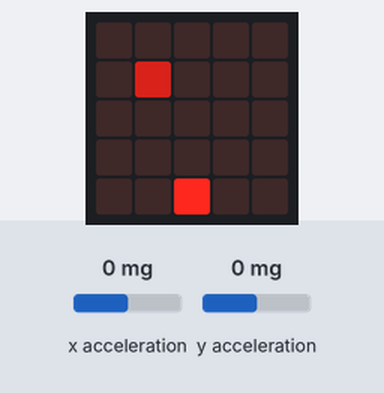
Bench run of a program on a simulated BBC micro:bit running MicroPython. Shown: the board's 5×5 LED display. The test bench sets the inputs (shaded band); at power-on: x acceleration 0 mg, y acceleration 0 mg. Random numbers come from a fixed seed. At 11.1 s the program stops and its outputs stay as they are.

Above: at 1.2 s.
1.3 s: x acceleration set to -1440 mg
At 1.9 s:
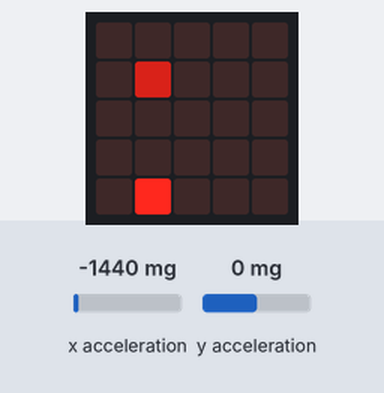
4.3 s: y acceleration set to -1440 mg
At 4.9 s:
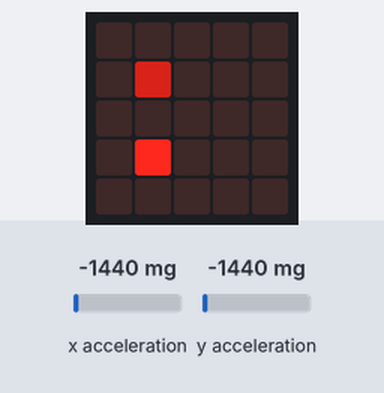
7.3 s: y acceleration set to -750 mg
At 10.2 s:
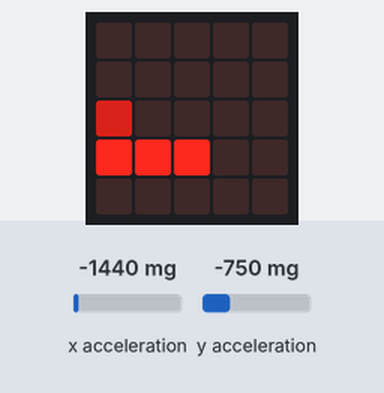
10.3 s: x acceleration set to 1440 mg
At 12.1 s:
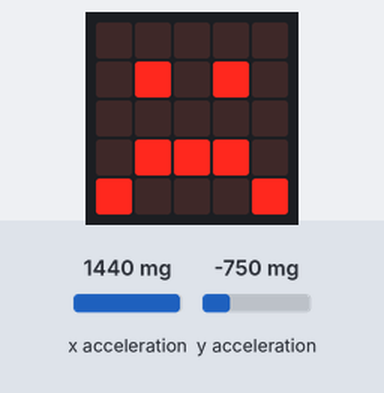
Timing chart, 0 to 12.6 s (numbered marks = the images above; inputs shaded):
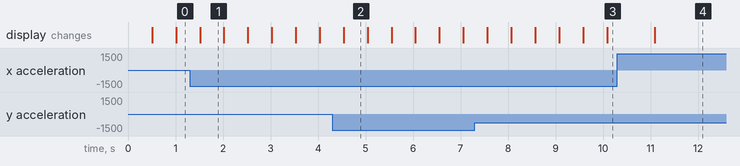

The program:

Snake_Game_Final.py
```python
from microbit import *
from random import randint

class Snake:
    """ This class contains the functions that operate
        on our game as well as the state of the game.
        It's a handy way to link the two.
    """

    def __init__(self):
        """ Special function that runs when you create
            a "Snake", ie. when you run
                game = Snake()
            init stands for "Initialisation"
        """
        ## UNCOMMENT AND FILL IN THE # LINES BELOW WITH START VALUES
        ## current direction is a string with up, down, left or right
        self.current_direction = "up"
        ## snake is a list of the pixels that the snake is at
        self.snake = [[2, 2]]
        ## food is the co-ords of the current food
        self.food = [1,1]
        ## whether or not to end the game, used after update
        self.end = False
        pass

    def handle_input(self):
        """ We'll use this function to take input from the
            user to control which direction the snake is going
            in.
        """
        x = accelerometer.get_x();
        y = accelerometer.get_y();

        if abs(x)>abs(y):
            if x > 0:
                self.current_direction = "right"
            else:
                self.current_direction = "left"
        else:
            if y > 0:
                self.current_direction = "down"
            else:
                self.current_direction = "up"

        pass

    def update(self):
        """ This function will update the game state
            based on the direction the snake is going.
        """
        # The line below makes a copy of the head of the snake
        # you will be working with that copy in this function
        new_head = list(self.snake[-1])

        if self.current_direction == "up":
            new_head[1] = new_head[1] - 1
        elif self.current_direction == "down":
            new_head[1] = new_head[1] + 1
        elif self.current_direction == "right":
            new_head[0] = new_head[0] + 1
        else: # else is left
            new_head[0] = new_head[0] - 1

        if new_head[0] == 5:
            new_head[0] = 0
        elif new_head[0] == -1:
            new_head[0] = 4
        elif new_head[1] == 5:
            new_head[1] = 0
        elif new_head[1] == -1:
            new_head[1] = 4


        if new_head == self.food:                           # if snake eats food
            self.food = [randint(0,4),randint(0,4)]
            while self.food in self.snake:
                self.food = [randint(0,4),randint(0,4)]

            self.snake.append(new_head)

        else:                                               # doesn't eat food, doesn't extend in length, could clash
            if new_head in self.snake:                          # clash function
                self.end = True
            else:
                self.snake.append(new_head)
                self.snake = self.snake[1:]


        pass

    def draw(self):
        """ This makes the game appear on the LEDs. """
        display.clear()
        display.set_pixel(self.food[0], self.food[1], 5)
        for part in self.snake:
            display.set_pixel(part[0], part[1], 9)

# game is an "instance" of Snake
game = Snake()

# this is called our "game loop" and is where everything
# happens
while True:

    if game.end == True:
        display.show(Image.SAD)
        break
    else:
        game.handle_input()
        game.update()
        game.draw()
        # this makes our micro:bit do nothing for 500ms
        sleep(500)
```

Measured:
- what the display in image 1 shows lasts 0.5 s, from 1.5 s to 2.0 s
